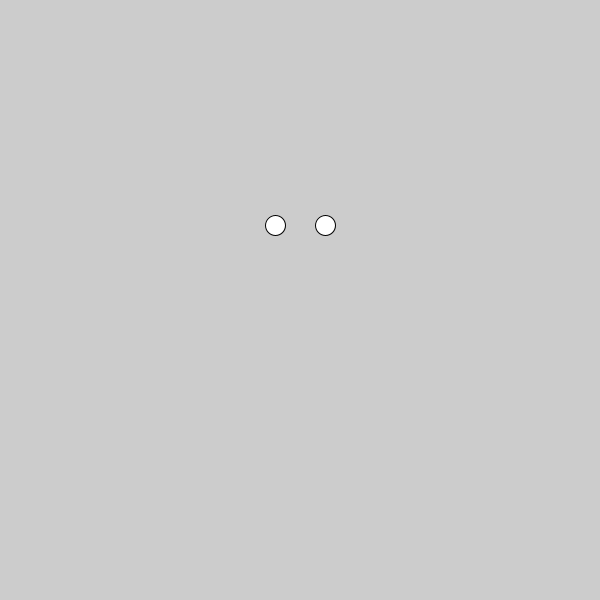
Frame 1 (no input)
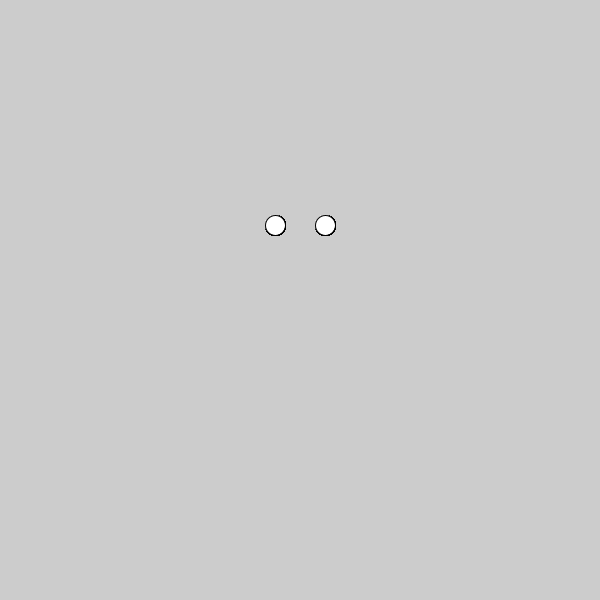
Frame 60 (the mouse pressed at the canvas centre just before this capture)
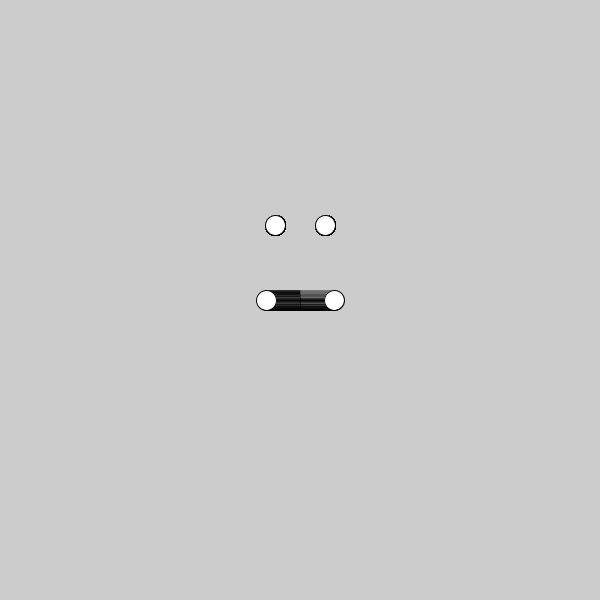
Frame 120 (the mouse held since frame 60 and released just before this capture)

The Processing sketch that drew these frames (run headless with seeded random() and noise(); from frame 60 on, the mouse is pressed at the canvas centre):

// Processing sketch: processing_136211
// ── processing_136211.pde

int left_x = 275;
int right_x = 325;
int left_y = 225;
int right_y = 225;
void setup(){
  size(600,600);
}

void draw(){
  
 ellipse(left_x,left_y,20,20);
 ellipse(right_x, right_y,20,20);
 
 if (keyPressed){
   right_x=right_x+1;
   left_x=left_x-1;
   right_y=mouseY;
   left_y=mouseY;
 } else if (mousePressed){
   right_x=right_x-1;
   left_x=left_x+1;
   right_y=mouseX;
   left_y=mouseX;
   
 
 }
 

 
 
  
}
